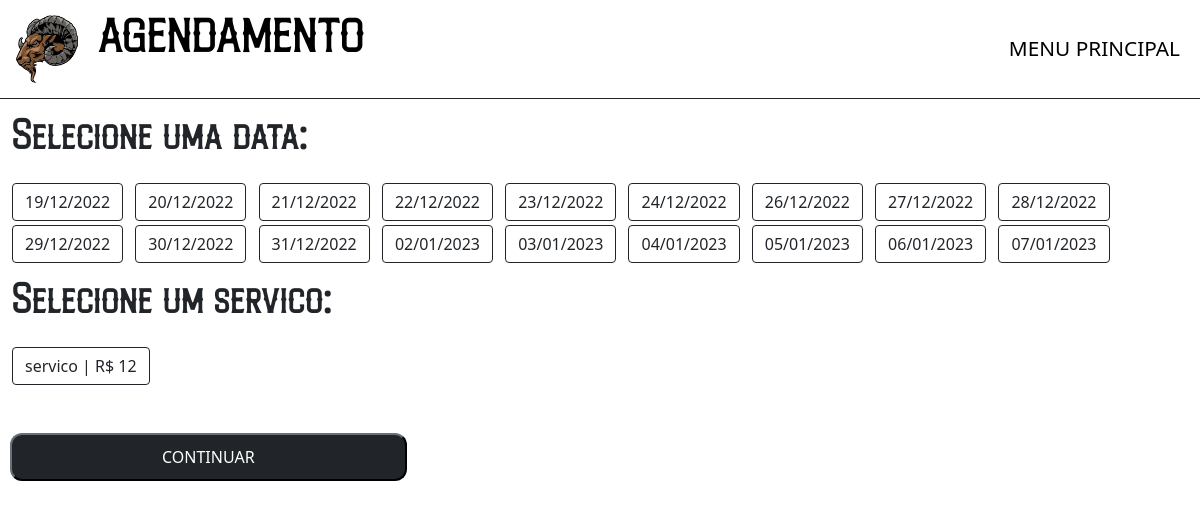
The page /php/agendamento1.php on the database as committed earlier.
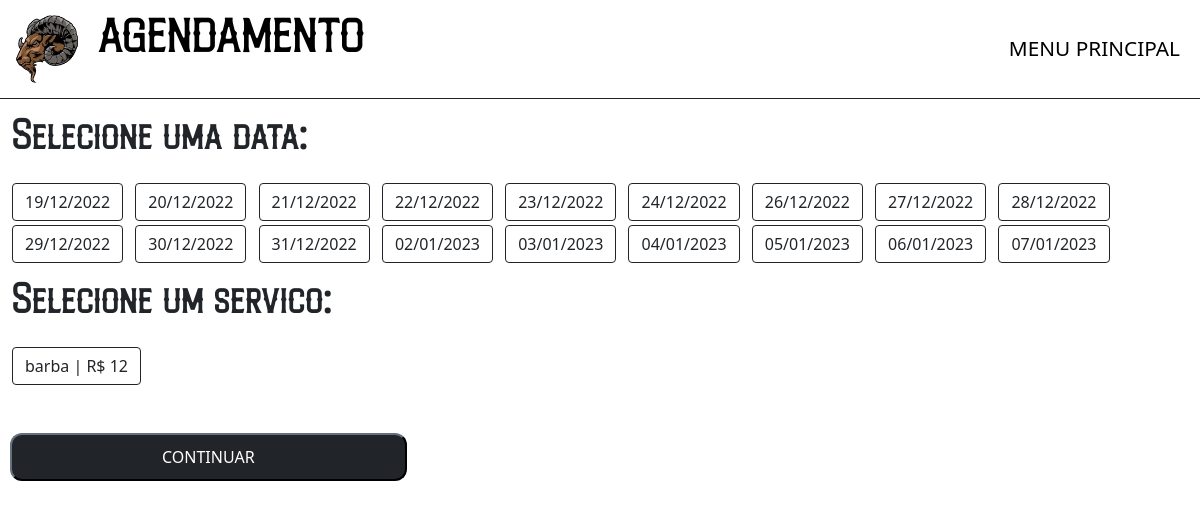
The same page on the database as committed later.
### tables this page shows
CREATE TABLE servico ( 
    id_servico int NOT NULL AUTO_INCREMENT, 
    nome varchar(100) NOT NULL, 
    preco int NOT NULL, 
    primary key(id_servico)
);

### php/agendamento1.php (the view, shortened to what this page needs)
<?php
    include "../sql/conectamysqlcdb.php";
?>
<html lang="pt-br">
    <head>
        <link rel="stylesheet" type="text/css" href="../css/style.css">
        <link href="https://cdn.jsdelivr.net/npm/bootstrap@5.0.0/dist/css/bootstrap.min.css" rel="stylesheet" >
    </head>
    <body>
        <nav class="navbar navbar-expand-md" style="border-style: solid; border-top: none; border-right: none; border-left: none; border-width: 1px;">
            <div class="container-fluid">
                <a class="navbar-brand">
                    <img src="../imgs/logocdb.ico" alt="Logo" height="70" class="d-inline-block">
                </a>
                <div class="d-none d-md-inline">
                    <p><a class="brand" style="color: black;">AGENDAMENTO</a></p>
                </div>
                    <ul class="navbar-nav ms-auto">
                        <li class="nav-item">
                            <a href="mainpage.php" class="linknav nav-link" style="color: black;"> MENU PRINCIPAL </a>
                        </li>
                    </ul>
                </div>
        </nav>
        <div class="container-fluid mt-3 mb-3">
            <h1 class="fontecdb">Selecione uma data:</h1>
        </div>
        <?php
            $hoje = date('d-m-Y');
            $duassemanas = date('d-m-Y', strtotime('20 days'));
            $start = new DateTime($hoje);
            $end = new DateTime($duassemanas);
            $intervalo = new DateInterval("P1D");
            $period = new DatePeriod($start, $intervalo, $end);
            echo "<form action='agendamentoback.php' method='POST'>";
            echo "<div class='container-fluid'>";
            foreach ($period as $p) {
                $day_num = $p->format("N");
                $datasql = $p->format('Y-m-d');
                $sql = "SELECT * FROM agendamento WHERE data_agendamento LIKE '$datasql';";
                $res = mysqli_query($mysqli, $sql);
                $linhas = mysqli_num_rows($res);
                $sql = "SELECT * FROM funcionario;";
                $resfun = mysqli_query($mysqli, $sql);
                $linhasfun = mysqli_num_rows($resfun);
                if($day_num < 7) {
                    $data = $p->format('d/m/Y');
                    if($linhas == (19 * $linhasfun)){
                        echo "
                        <input type='radio' class='btn-check' name='opcaodata' value='$data' id='$data' autocomplete='off' disabled>
                        <label class='btn btn-danger me-2 mt-1' for='$data'>$data</label>";
                    }
                    else{
                        echo "
                        <input type='radio' class='btn-check' name='opcaodata' value='$data' id='$data' autocomplete='off' required>
                        <label class='btn btn-outline-dark me-2 mt-1' for='$data'>$data</label>";
                    }
                }
            }
            echo "</div>";
        ?>
        <div class="container-fluid mt-3 mb-3">
            <h1 class="fontecdb">Selecione um servico:</h1>
        </div><div class="container-fluid mt-2">
            <?php
                $sql = "SELECT * FROM servico";
                $resservico = mysqli_query($mysqli, $sql);
                $linhasservico = mysqli_num_rows($resservico);
                for($i=0; $i < $linhasservico; $i++){
                    $servico = mysqli_fetch_array($resservico);
                    $nomeservico = $servico['nome'];
                    $precoservico  = $servico['preco'];
                    $idservico  = $servico['id_servico'];
                    echo "
                        <input type='radio' class='btn-check' name='opcaoservico' value='$idservico' id='$nomeservico' autocomplete='off' required>
                        <label class='btn btn-outline-dark me-2 mt-1' for='$nomeservico'>$nomeservico | R$ $precoservico</label>";
                }
            ?>
        </div>
        <div class="">
            <button type="submit" class="btn-dark mt-5" style="padding: 10px 150px; margin-left: 10px; border-radius: 12px;">CONTINUAR</button>
            </form>
    </body>
</html>

### css/style.css (style rules this page uses)
.fontecdb { font-family: 'logofont'; }
body { font-size: 100%; }
.linknav { font-size: 1.3em; }
.brand { color: rgba(255, 255, 255, 0.6); text-decoration:none; font-family: 'logofont'; font-size: 2.75em; transition: 0.4s; }

Rows that differ between the two databases and show on the page:
changed servico: nome "servico" → "barba"
